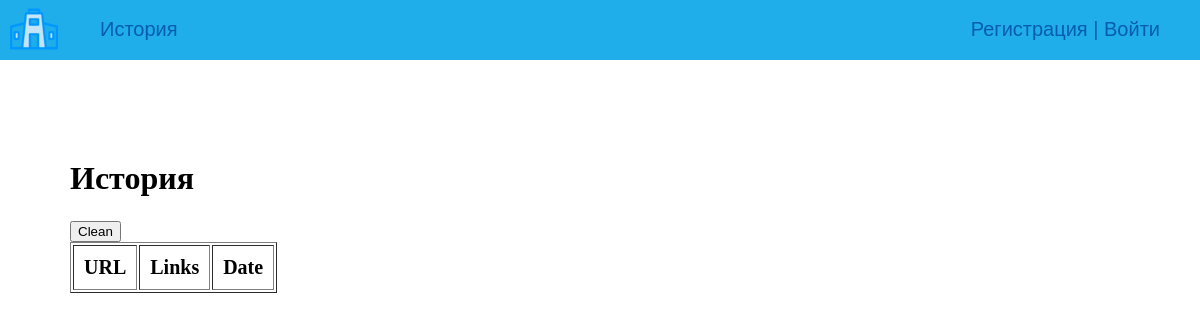
Page /history/ on the earlier database version.
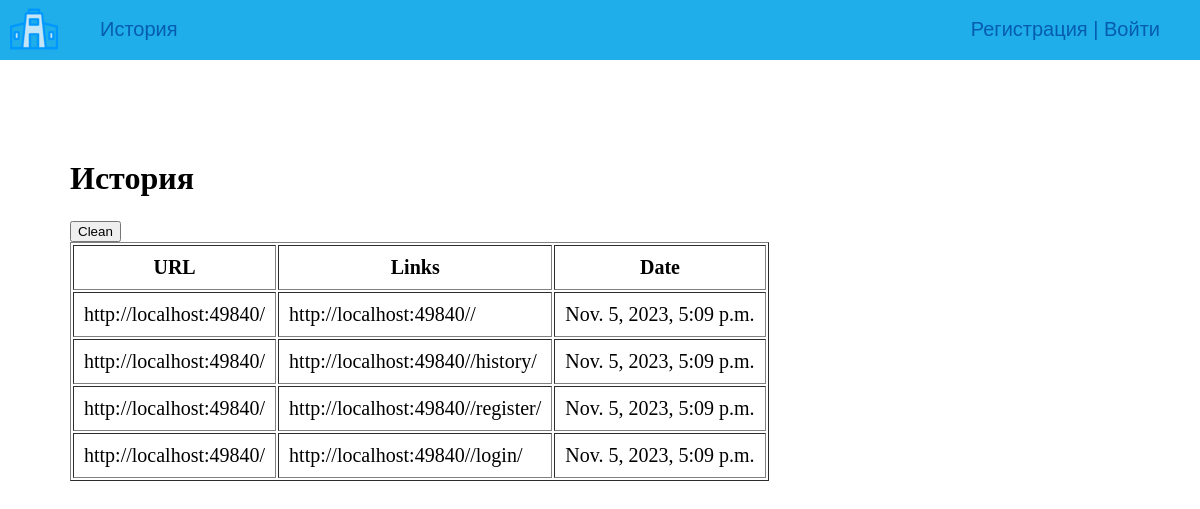
Same page on the later database version.
### ParsLink/models.py (models this page shows)
class History(models.Model):
    title = models.CharField(max_length=255)
    content = models.TextField()
    time_create = models.DateTimeField(auto_now_add=True)

### ParsLink/views.py (the view, shortened to what this page needs)
# urls.py: path('history/', ParsLinkHistory.as_view(), name='history'),
class ParsLinkHistory(ListView, FormView, DataMixin):
    model = History
    template_name = 'ParsLink/history.html'
    context_object_name = 'posts'
    form_class = HistoryForm
    success_url = '/history/'
    def get_context_data(self, *, object_list = None, **kwargs):
        context = super().get_context_data(**kwargs)
        c_def = self.get_user_context(title='История')
        return dict(list(context.items()) + list(c_def.items()))

### ParsLink/utils.py (called while the page is built)
    def get_user_context(self, **kwargs):
        context = kwargs
        context['menu'] = menu
        return context

### ParsLink/templates/ParsLink/history.html (shortened to what this page needs)
{% extends 'ParsLink/base.html' %}
{% block content %}
<h1>{{title}}</h1>
<form method="post" action="">
    <button type="submit">Clean</button>
<table cellpadding="10" border="1">
<tr>
    <th>URL</th>
    <th>Links</th>
    <th>Date</th>
</tr>
{% for p in posts %}
<tr>
    <td>{{ p.title }}</td>
    <td>{{ p.content }}</td>
    <td>{{ p.time_create }}</td>
</tr>
{% endfor %}
</table>
</form>
{% endblock content %}

### ParsLink/templates/ParsLink/base.html (shortened to what this page needs)
{% load static %}
<!DOCTYPE html>
<html>
<head>
	<link type="text/css" href="{% static 'ParsLink/css/styles.css' %}" rel="stylesheet" />
</head>
<body>
<table class="table-page" border=0 cellpadding="0" cellspacing="0">
<tr><td valign=top>
{% block mainmenu %}
		<div class="header">
			<ul id="mainmenu" class="mainmenu">
			<li class="logo"><a href="{% url 'home' %}"><div class="logo"></div></a></li>
{% for m in menu %}
				<li><a href="{% url m.url_name %}">{{m.title}}</a></li>
{% endfor %}
				{% if request.user.is_authenticated %}
				<li class="last"> {{user.username}} | <a href="{% url 'logout' %}">Выйти</a></li>
				{% else %}
				<li class="last"><a href="{% url 'register' %}">Регистрация</a> | <a href="{% url 'login' %}">Войти</a>
				{% endif %}
			</ul>
		</div>
{% endblock mainmenu %}
<table class="table-content" border=0 cellpadding="0" cellspacing="0">
<tr>
<td valign="top" class="content">
	<div class="content-text">
{% block content %}
{% endblock %}
	</div>
</td></tr></table>
</td></tr>
</table>
</body>
</html>

### ParsLink/static/ParsLink/css/styles.css (style rules this page uses)
html, body { font-family: 'Arial'; margin: 0; padding: 0; height: 100%; width: 100%; color: #444; }
a { color: #0059b2; text-decoration: none; }
.table-page { width: 100%; height: 100%; vertical-align: top; }
.table-page tr { height: 100%; }
.header { background: #1faee9; height: 60px; }
.logo { background: url('../images/logo.png') no-repeat 10px 5px; width: 70px; height: 60px; }
ul.mainmenu { list-style: none; margin: 0; padding: 0; height: 60px; color: #42aaff; font-size: 20px; overflow: hidden; }
ul.mainmenu li { float: left; margin: 18px 40px 0 30px; }
ul.mainmenu li.logo { margin: 0; }
ul.mainmenu li.last { float: right; color: #065cb0; }
ul.mainmenu li a { color: #065cb0; text-decoration: none; }
.table-content { width: 100%; min-height: 100%; height: 100%; }
.content { padding: 40px 20px 20px 40px; width: 100%; box-sizing: border-box; }
.content-text { margin: 60px 0 0 30px; color: #000; font-size: 20px; font-family: Yandex Sans Display Light; }
.content-text h1 { font-size: 32px; }

Differences in the rows shown:
added History: title "http://localhost:49840/", content "http://localhost:49840//", time_create "Nov. 5, 2023, 5:09 p.m."
added History: title "http://localhost:49840/", content "http://localhost:49840//history/", time_create "Nov. 5, 2023, 5:09 p.m."
added History: title "http://localhost:49840/", content "http://localhost:49840//register/", time_create "Nov. 5, 2023, 5:09 p.m."
added History: title "http://localhost:49840/", content "http://localhost:49840//login/", time_create "Nov. 5, 2023, 5:09 p.m."
